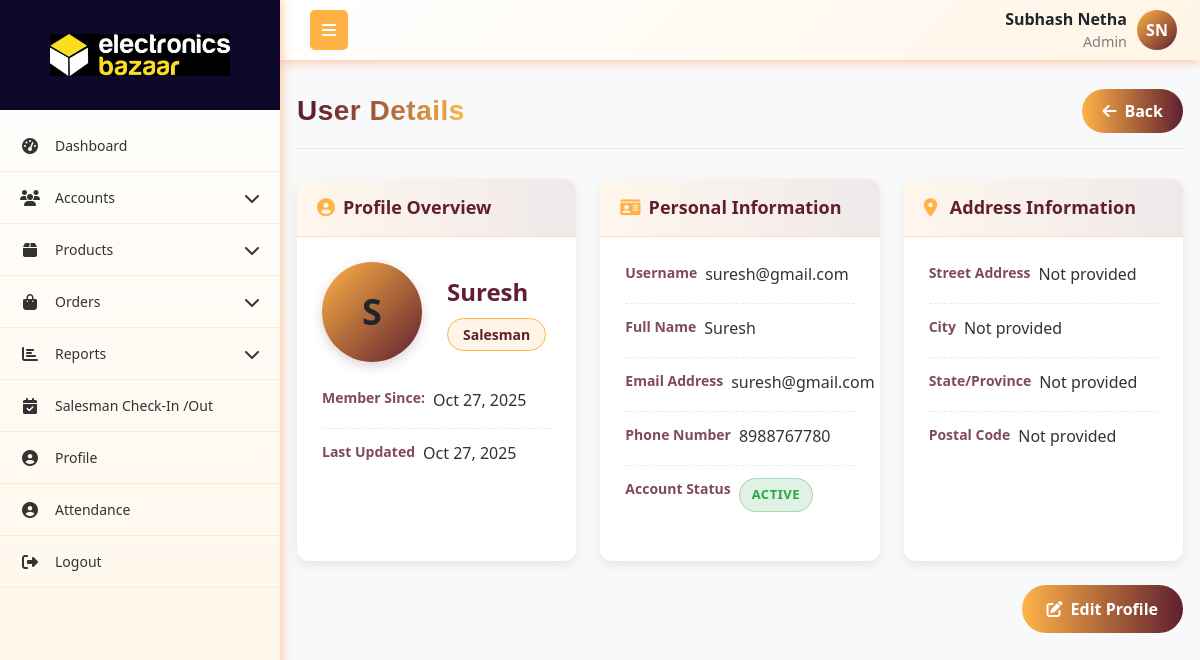
Page /view/user/2/ (signed in) on the committed database.
### App1/models.py (models this page shows, shortened)
class User(models.Model):
    role = models.ForeignKey(Role,on_delete=models.SET_NULL, null=True, related_name="role")
    username = models.CharField(max_length=255, unique=True)
    password = models.CharField(max_length=255)
    first_name = models.CharField(max_length=255)
    last_name = models.CharField(max_length=255,null=True, blank=True)
    email = models.EmailField(unique=True)
    phone_number = models.CharField(max_length=15, unique=True)
    address = models.TextField(null=True, blank=True)
    city = models.CharField(max_length=255,null=True, blank=True)
    state = models.CharField(max_length=255,null=True, blank=True)
    pincode = models.CharField(max_length=10,null=True, blank=True)
    is_active = models.BooleanField(default=True)
    created_at = models.DateTimeField(auto_now_add=True)
    updated_at = models.DateTimeField(auto_now=True)
    profile_picture = models.ImageField(upload_to='profile_pictures/', null=True, blank=True)

class Role(models.Model):
    name = models.CharField(max_length=255, unique=True)
    created_at = models.DateTimeField(auto_now_add=True)
    updated_at = models.DateTimeField(auto_now=True)
    def __str__(self):
        return f"{self.name}"

### App1/views.py (the view)
# urls.py: path('view/user/<int:user_id>/', view_user, name='view_user'),
def view_user(request, user_id):
    current_user, role_permission = get_logged_in_user(request)
    if not current_user:
        return redirect('login')
    user = get_object_or_404(User, id=user_id)
    context = {
        'user': user,
        'current_user': current_user,
        'role_permission': role_permission
    }
    return render(request, 'accounts/view_user.html', context)

### App1/views.py (called while the page is built)
def get_logged_in_user(request):
    username = request.session.get('current_user')
    if not username:
        return None, None  # always return a tuple
    try:
        user = User.objects.get(username=username)
        try:
            role_permission = RolePermissions.objects.get(role=user.role)
        except RolePermissions.DoesNotExist:
            role_permission = None
        return user, role_permission
    except User.DoesNotExist:
        return None, None

### templates/accounts/view_user.html (shortened to what this page needs)
{% extends 'company_admin/base.html' %}
{% load static %}
{% block content %}
<div class="container-fluid mt-4 mb-5">
    <div class="user-header">
        <h1 class="user-title">User Details</h1>
        <button onclick="window.history.back()" class="close-btn">
            <i class="fas fa-arrow-left"></i> Back
        </button>
    </div>
    <div class="row g-4">
        <div class="col-lg-4 col-md-6 col-sm-12 d-flex">
            <div class="card mb-4 flex-grow-1">
                <div class="card-header"><i class="fas fa-user-circle me-2"></i>Profile Overview</div>
                <div class="card-body">
                    <div class="user-profile-header">
                        <div class="user-avatar">
                            {% if user.profile_picture %}
                                <img src="{{ user.profile_picture.url }}"
                                    alt="{{ user.get_full_name }}"
                                    class="profile-img">
                            {% else %}
                                <span>{{ user.first_name|first|upper }}{{ user.last_name|first|upper }}</span>
                            {% endif %}
                        </div>
                        <div>
                            <div class="user-name">{{ user.first_name }} {{ user.last_name }}</div>
                            <div class="user-role">{{ user.role }}</div>
                        </div>
                    </div>
                    <div class="info-item d-flex align-items-center">
                        <div class="info-label me-2">Member Since:</div>
                        <div class="info-value">{{ user.created_at|date:"M d, Y" }}</div>
                    </div>
                    <div class="info-item">
                        <div class="info-label">Last Updated</div>
                        <div class="info-value">{{ user.updated_at|date:"M d, Y" }}</div>
                    </div>
                </div>
            </div>
        </div>
        <div class="col-lg-4 col-md-6 col-sm-12 d-flex">
            <div class="card mb-4 flex-grow-1">
                <div class="card-header"><i class="fas fa-id-card me-2"></i>Personal Information</div>
                <div class="card-body">
                    <div class="info-item">
                        <div class="info-label">Username</div>
                        <div class="info-value">{{ user.username }}</div>
                    </div>
                    <div class="info-item">
                        <div class="info-label">Full Name</div>
                        <div class="info-value">{{ user.first_name }} {{ user.last_name }}</div>
                    </div>
                    <div class="info-item">
                        <div class="info-label">Email Address</div>
                        <div class="info-value">{{ user.email }}</div>
                    </div>
                    <div class="info-item">
                        <div class="info-label">Phone Number</div>
                        <div class="info-value">{{ user.phone_number|default:"Not provided" }}</div>
                    </div>
                    <div class="info-item">
                        <div class="info-label">Account Status</div>
                        <div class="info-value">
                            <span class="status-badge {% if user.is_active %}active{% else %}inactive{% endif %}">
                                {% if user.is_active %}Active{% else %}Inactive{% endif %}
                            </span>
                        </div>
                    </div>
                </div>
            </div>
        </div>
        <div class="col-lg-4 col-md-6 col-sm-12 d-flex">
            <div class="card mb-4 flex-grow-1">
                <div class="card-header"><i class="fas fa-map-marker-alt me-2"></i> Address Information</div>
                <div class="card-body">
                    <div class="info-item">
                        <div class="info-label">Street Address</div>
                        <div class="info-value">{{ user.address|default:"Not provided" }}</div>
                    </div>
                    <div class="info-item">
                        <div class="info-label">City</div>
                        <div class="info-value">{{ user.city|default:"Not provided" }}</div>
                    </div>
                    <div class="info-item">
                        <div class="info-label">State/Province</div>
                        <div class="info-value">{{ user.state|default:"Not provided" }}</div>
                    </div>
                    <div class="info-item">
                        <div class="info-label">Postal Code</div>
                        <div class="info-value">{{ user.pincode|default:"Not provided" }}</div>
                    </div>
                </div>
            </div>
        </div>
    </div>
    <div class="d-flex justify-content-end mt-4">
        <a href="{% url 'edit_user' user.id %}" class="btn btn-edit text-white">
            <i class="fas fa-edit"></i> Edit Profile
        </a>
    </div>
</div>
{% endblock content %}

### templates/company_admin/base.html (shortened to what this page needs)
{% load static %}
<!DOCTYPE html>
<html lang="en">
<head>
    <link href="https://cdnjs.cloudflare.com/ajax/libs/bootstrap/5.3.0/css/bootstrap.min.css" rel="stylesheet">
    <link href="https://cdnjs.cloudflare.com/ajax/libs/font-awesome/6.4.0/css/all.min.css" rel="stylesheet">
    <link rel="stylesheet" href="https://cdn.datatables.net/1.13.4/css/dataTables.bootstrap5.min.css">
    <link rel="stylesheet" href="https://cdn.datatables.net/responsive/2.4.1/css/responsive.bootstrap5.min.css">
    <link rel="stylesheet" href="{% static 'css/alert.css' %}">
</head>
<body>
    <nav class="top-navbar">
        <div class="navbar-container">
            <div class="navbar-left">
                <button class="sidebar-toggle" id="sidebarToggle">
                    <i class="fas fa-bars"></i>
                </button>
            </div>
            <div class="navbar-right me-2">
                <div class="navbar-user-info">
                    <span class="username">{{current_user.first_name}} {{current_user.last_name}}</span>
                    <span class="role">{{current_user.role.name}}</span>
                </div>
                {% if current_user.profile_picture %}
                    <img src="{{ current_user.profile_picture.url }}"
                        alt="{{ current_user.get_full_name }}"
                        class="navbar-profile-img">
                {% else %}
                     <div class="navbar-profile-fallback">
                        {{ current_user.first_name|first|upper }}{{ current_user.last_name|first|upper }}
                    </div>
                {% endif %}
            </div>
        </div>
    </nav>
    <nav class="sidebar" id="sidebar">
        <div class="sidebar-logo-container">
            <img src="{% static 'images/main-logo.jpg' %}" alt="Company Logo"  class="logo">
        </div>
        <ul class="nav flex-column sidebar-nav">
            {% if role_permission.dashboard_v %}
            <li class="nav-item">
                <a class="nav-link" href="{% url 'dashboard' %}">
                    <i class="fas fa-tachometer-alt nav-icon"></i>
                    <span class="nav-text">Dashboard</span>
                </a>
            </li>
            {% endif %}
            {% if role_permission.roles_v or role_permission.users_v or role_permission.customer_v %}
            <li class="nav-item">
                <a class="nav-link" href="#">
                    <i class="fas fa-users nav-icon"></i>
                    <span class="nav-text">Accounts</span>
                    <i class="fas fa-chevron-down arrow"></i>
                </a>
            </li>
            {% endif %}
            {% if role_permission.category_v or role_permission.all_products_v or role_permission.daily_production_v or role_permission.inventory_v %}
            <li class="nav-item">
                <a class="nav-link" href="#">
                    <i class="fas fa-box nav-icon"></i>
                    <span class="nav-text">Products</span>
                    <i class="fas fa-chevron-down arrow"></i>
                </a>
            </li>
            {% endif %}
            {% if role_permission.orders_v %}
            <li class="nav-item">
                <a class="nav-link" href="#">
                    <i class="fas fa-shopping-bag nav-icon"></i>
                    <span class="nav-text">Orders</span>
                    <i class="fas fa-chevron-down arrow"></i>
                </a>
            </li>
            {% endif %}
            {% if role_permission.s_reports_v or role_permission.c_reports_v %}
            <li class="nav-item">
                <a class="nav-link" href="#">
                    <i class="fas fa-chart-bar nav-icon"></i>
                    <span class="nav-text">Reports</span>
                    <i class="fas fa-chevron-down arrow"></i>
                </a>
            </li>
            {% endif %}
            {% if current_user.role.name == 'Admin' %}
            <li class="nav-item">
                <a class="nav-link" href="{% url 'salesman_visit_list' %}">
                    <i class="fas fa-calendar-check nav-icon"></i>
                    <span class="nav-text">Salesman Check-In /Out</span>
                </a>
            </li>
            {% endif %}
            <li class="nav-item">
                <a class="nav-link" href="{% url 'profile' %}">
                    <i class="fas fa-user-circle nav-icon"></i>
                    <span class="nav-text">Profile</span>
                </a>
            </li>
            <li class="nav-item">
                <a class="nav-link" href="{% url 'attendance' %}">
                    <i class="fas fa-user-circle nav-icon"></i>
                    <span class="nav-text">Attendance</span>
                </a>
            </li>
            <li class="nav-item">
                <a class="nav-link" href="{% url 'logout' %}" onclick="return confirm('Are you sure?');" >
                    <i class="fas fa-sign-out-alt nav-icon"></i>
                    <span class="nav-text">Logout</span>
                </a>
            </li>
        </ul>
    </nav>
    <main class="main-content" id="mainContent">
        {% block content %}{% endblock %}
    </main>
</body>
</html>

### templates/company_admin/base.html (style rules this page uses)
:root { --primary-red: #601F2F; --primary-orange: #ffb347; --accent-yellow: #fc3; --light-orange: #fff5e6; --dark-red: #4a1824; --sidebar-width: 280px; --sidebar-collapsed: 60px; }
* { box-sizing: border-box; }
body { font-family: 'Segoe UI', Tahoma, Geneva, Verdana, sans-serif; background-color: #f8f9fa; margin: 0; padding: 0; overflow-x: hidden; }
.top-navbar { background: linear-gradient(135deg, white 0%, var(--light-orange) 100%); box-shadow: 0 2px 10px rgba(255, 106, 0, 0.35); position: fixed; top: 0; left: var(--sidebar-width); right: 0; z-index: 1030; height: 60px; padding: 0; transition: left 0.3s ease; }
.navbar-container { display: flex; align-items: center; justify-content: space-between; height: 100%; padding: 0 15px; max-width: 100%; }
.navbar-left { display: flex; align-items: center; flex-shrink: 0; }
.sidebar-toggle { background: var(--primary-orange); border: none; color: white; padding: 8px 12px; border-radius: 5px; margin-left: 15px; cursor: pointer; }
.navbar-right { flex-shrink: 0; display: flex; align-items: center; gap: 10px; }
.navbar-profile-fallback { width: 40px; height: 40px; border-radius: 50%; background: linear-gradient(135deg, var(--primary-orange), var(--primary-red)); color: #fff; display: flex; align-items: center; justify-content: center; font-weight: 600; font-size: 16px; }
.navbar-user-info { display: flex; flex-direction: column; align-items: flex-end; }
.navbar-user-info .username { font-weight: 600; }
.navbar-user-info .role { font-size: 0.9rem; color: gray; }
.sidebar { position: fixed; top: 0; left: 0; height: 100vh; width: var(--sidebar-width); background: linear-gradient(180deg, white 0%, var(--light-orange) 100%); transform: translateX(0); transition: width 0.3s ease; z-index: 1040; overflow-y: auto; box-shadow: 2px 0 10px rgba(255, 106, 0, 0.35); display: flex; flex-direction: column; }
.sidebar-logo-container { display: flex; align-items: center; justify-content: center; height: 110px; width: 100%; background-color: #0e082b; margin-bottom: 10px; transition: opacity 0.3s, height 0.3s, margin-bottom 0.3s; }
.sidebar-logo-container .logo { width: 200px; height: auto; background: transparent; padding: 8px 10px; }
.sidebar:not(.collapsed) .sidebar-logo-container { opacity: 1; height: 110px; margin-bottom: 10px; }
.sidebar-nav { padding: 0; margin: 0; list-style: none; flex: 1 1 auto; }
.nav-item { border-bottom: 1px solid rgba(255, 179, 71, 0.2); }
.nav-link { color: #333; padding: 15px 20px; display: flex; align-items: center; text-decoration: none; transition: all 0.3s ease; position: relative; cursor: pointer; }
.nav-icon { width: 20px; margin-right: 15px; text-align: center; font-size: 16px; }
.nav-text { flex-grow: 1; font-size: 14px; }
.arrow { transition: transform 0.3s ease; margin-left: auto; }
.main-content { margin-top: 60px; padding: 5px; transition: margin-left 0.3s ease; min-height: calc(100vh - 60px); }
@media (min-width: 768px) { .sidebar { transform: translateX(0); top: 0; height: 100vh; } }
@media (min-width: 768px) { .main-content { margin-left: var(--sidebar-width); } }

### rows in the picture
User: first_name "Subhash", last_name "Netha", role.name "Admin", first_name|first "S", last_name|first "N"
User: first_name|first "S", first_name "Suresh", role "Salesman", created_at "Oct 27, 2025", updated_at "Oct 27, 2025", username "suresh@gmail.com", email "suresh@gmail.com", phone_number "8988767780", address "Not provided", city "Not provided", state "Not provided", pincode "Not provided"
